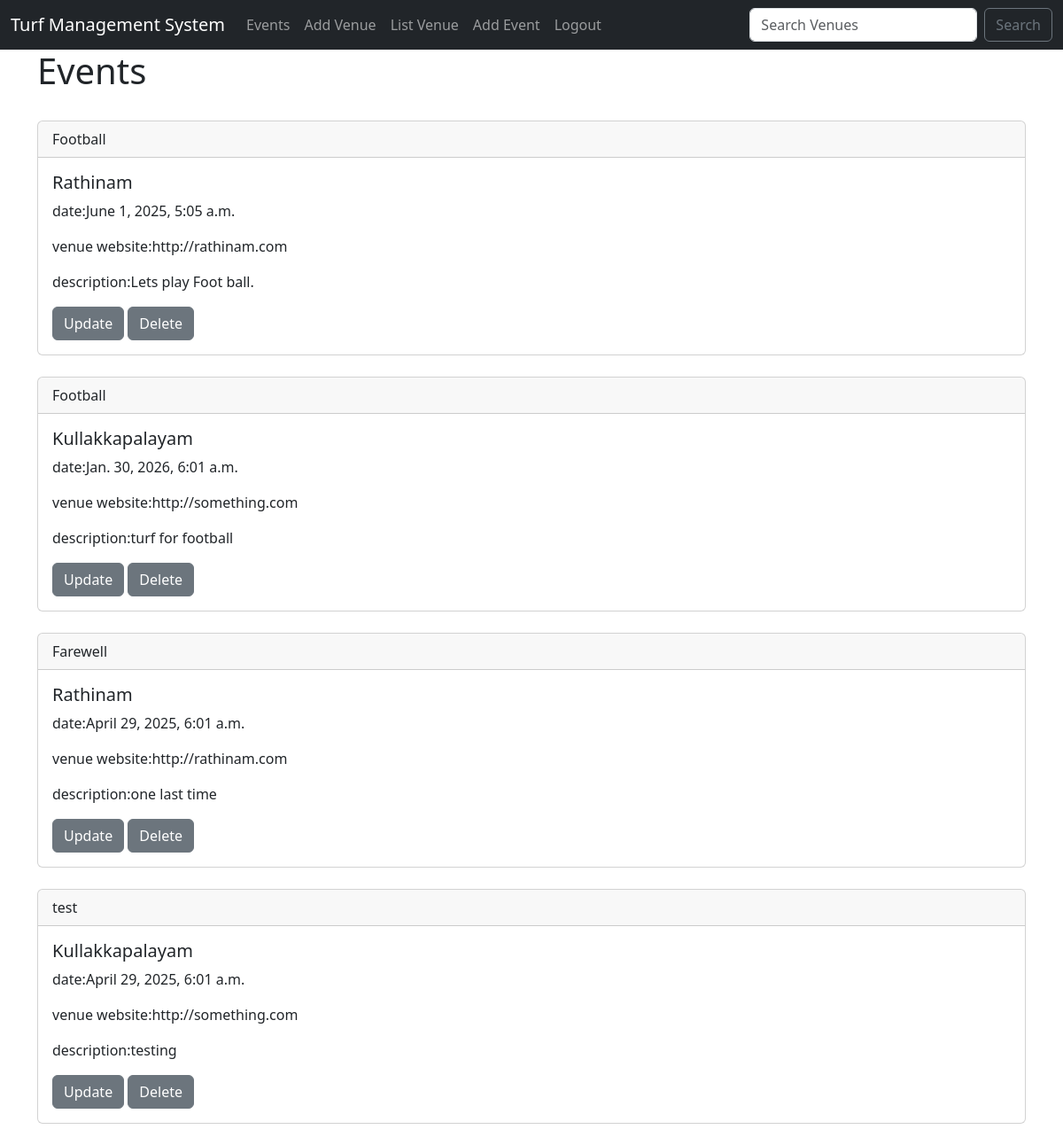
/events/ (signed in), run on the app's committed database.
### events/models.py (models this page shows)
class Event_DB(models.Model):
    name = models.CharField('event name',max_length=100)
    date = models.DateTimeField('event date')
    venue = models.ForeignKey(Venue_DB,blank=True,null = True,on_delete=models.CASCADE)
    manager = models.ForeignKey(User,blank=True,null=True,on_delete = models.SET_NULL)
    description = models.TextField('game event description',blank=True)
    attendees = models.ManyToManyField(TurfUsers_DB,blank=True)
    event_images = models.ImageField('event image',blank=True,upload_to='event_images/')
    def __str__(self):
        return self.name

class Venue_DB(models.Model):
    name = models.CharField('venue name',max_length=100)
    address = models.CharField('address',max_length=100)
    pin_code = models.CharField('pin code',max_length=15,blank=True)
    phone = models.CharField("phone number",max_length=15,blank=True)
    web = models.URLField("Website Address",blank=True)
    email_address = models.EmailField('EmailField',blank=True)
    owner = models.IntegerField('owner id' , blank=False, default=1)
    venue_image = models.ImageField('image',blank=True,upload_to='images/')
    def __str__(self):
        return self.name

### events/views.py (the view)
# urls.py: path('events/',views.all_events,name='list-events'),
def all_events(request):
    event_list = models.Event_DB.objects.all()
    return render(request, 'events/event_list.html',{'event_list':event_list})

### events/templates/events/event_list.html
{% extends "events/base.html" %}
{% block content %}
    <h1>Events</h1>
    <br>
    {% for event in event_list %}
    <div class="card">
        <div class="card-header">
            {{ event }}
        </div>
        <div class="card-body">
          <h5 class="card-title">{{ event.venue }}</h5>
          <p class="card-text">date:{{ event.date }}</p>
          <p class="card-text">venue website:{{ event.venue.web }}</p>
          <p class="card-text">description:{{ event.description }}</p>
          {% if user.is_authenticated %}
          {% if user == event.manager or user.is_superuser %}
          <a href="{% url 'update-event' event.id %}" class="btn btn-secondary">Update</a>
          <a href="{% url 'delete-event' event.id %}" class="btn btn-secondary">Delete</a>
          {% else %}
          <p>The Event Manager is <strong>{{ event.manager }}</strong></p>
          {% endif %}
          {% endif %}
        </div>
      </div>
      <br>
    {% endfor %}
{% endblock %}

### data on the page
Event_DB: name "Football", venue "Rathinam", date "June 1, 2025, 5:05 a.m.", venue.web "http://rathinam.com", description "Lets play Foot ball.", shows "Update"
Event_DB: name "Football", venue "Kullakkapalayam", date "Jan. 30, 2026, 6:01 a.m.", venue.web "http://something.com", description "turf for football", shows "Update"
Event_DB: name "Farewell", venue "Rathinam", date "April 29, 2025, 6:01 a.m.", venue.web "http://rathinam.com", description "one last time", shows "Update"
Event_DB: name "test", venue "Kullakkapalayam", date "April 29, 2025, 6:01 a.m.", venue.web "http://something.com", description "testing", shows "Update"
